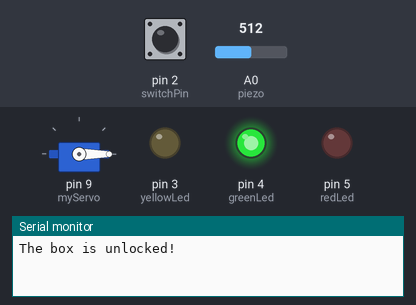
A sketch run on a simulated Arduino Uno, built with avr-gcc and run on an emulated ATmega328P. Parts: servo, output pins drawn as LEDs (lit = HIGH), the last lines printed to the serial monitor. The inputs (shaded band) are chosen by the test bench; at power-on: pin 2 (switchPin) LOW, A0 (piezo) = 512.

Above: at 1.2 s.
1.3 s: pin 2 (switchPin) pulled HIGH for 0.15 s
At 2.2 s:
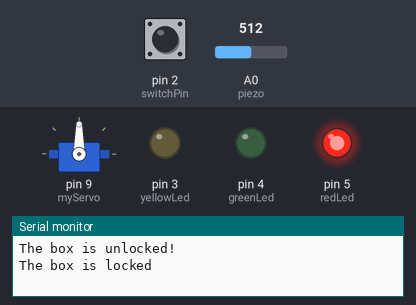
Timing chart, 0 to 4.3 s (numbered marks = the images above; inputs shaded):
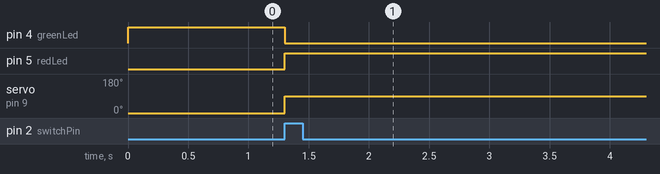

The sketch:

project12.ino
```cpp
#include <Servo.h>
Servo myServo;

// anslut komponenter till
const int piezo = A0;
const int switchPin = 2;
const int yellowLed = 3;
const int greenLed = 4;
const int redLed = 5;

// styrkan för den svagaste godkända knackningen
const int quietKnock = 10;
// styrkan för den starkaste godkända knackningen
const int loudKnock = 100;

// avläst styrka på knackning
int knockValue;
// uppe: 0 (LOW), nere: 1 (HIGH)
int switchValue;
boolean locked = false;
int numberOfKnocks = 0;

void setup() {
  myServo.attach(9);
  pinMode(yellowLed, OUTPUT);
  pinMode(redLed, OUTPUT);
  pinMode(greenLed, OUTPUT);
  pinMode(switchPin, INPUT);

  Serial.begin(9600);
  // upplåst kassaskåp vid start
  digitalWrite(greenLed, HIGH);
  myServo.write(0);
  Serial.println("The box is unlocked!");
}

void loop() {
  // upplåst
  if (locked == false)
  {
    switchValue = digitalRead(switchPin);
    // knapp nere medför lås kassaskåpet
    if (switchValue == HIGH)
    {
      locked = true;
      numberOfKnocks = 0;
      digitalWrite(greenLed, LOW);
      digitalWrite(redLed, HIGH);
      // lås kassaskåpet med hjäl av motorn
      myServo.write(90);
      Serial.println("The box is locked");
      delay(1000);
    }
  }
  // låst
  else
  {
    knockValue = analogRead(piezo);
    // Färre än 3 knackningar? Och ny knackning.
    if (numberOfKnocks < 3 && knockValue > 0)
    {
      // godkänd knackning?
      if (checkForKnock(knockValue) == true)
      {
        // kom ihåg knackningen
        // totala antalet knackningar
        numberOfKnocks = numberOfKnocks + 1;
      }
      Serial.print(3 - numberOfKnocks);
      Serial.println(" more knocks to go");
    }
    // Minst 3 godkända knackningar?
    if (numberOfKnocks >= 3)
    {
      locked = false;
      // lås upp med hjälp av motorn
      myServo.write(0);
      delay(20);
      digitalWrite(greenLed, HIGH);
      digitalWrite(redLed, LOW);
      Serial.println("The box is unlocked!");
    }
  }
}
/*
 * Hjälpfunktion
 * Skicka med knackningens styrka.
 * Returnerar true om knackningen är lagom stark, annars false.
 */
boolean checkForKnock(int value)
{
  if (quietKnock < value && value < loudKnock)
  {
    digitalWrite(yellowLed, HIGH);
    delay(50);
    digitalWrite(yellowLed, LOW);
    Serial.print("Valid knock value: ");
    Serial.print(value);
    return true;
  }
  else
  {
    Serial.print("Bad knock value: ");
    Serial.println(value);
    return false;

  }
}
```

Measured:
- after the input at 1.3 s, pin 4 (greenLed): HIGH → LOW at once; pin 5 (redLed): LOW → HIGH at once; servo on pin 9 (myServo): 0° → 90° at once
